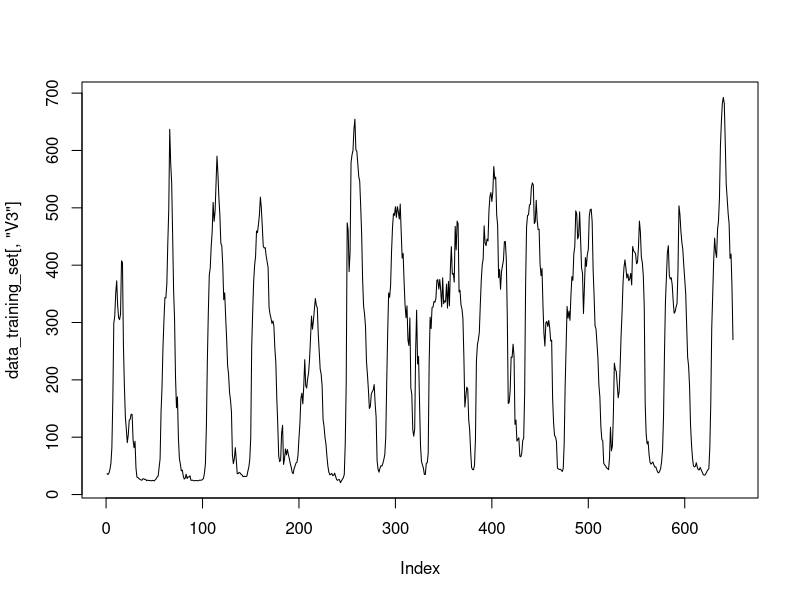
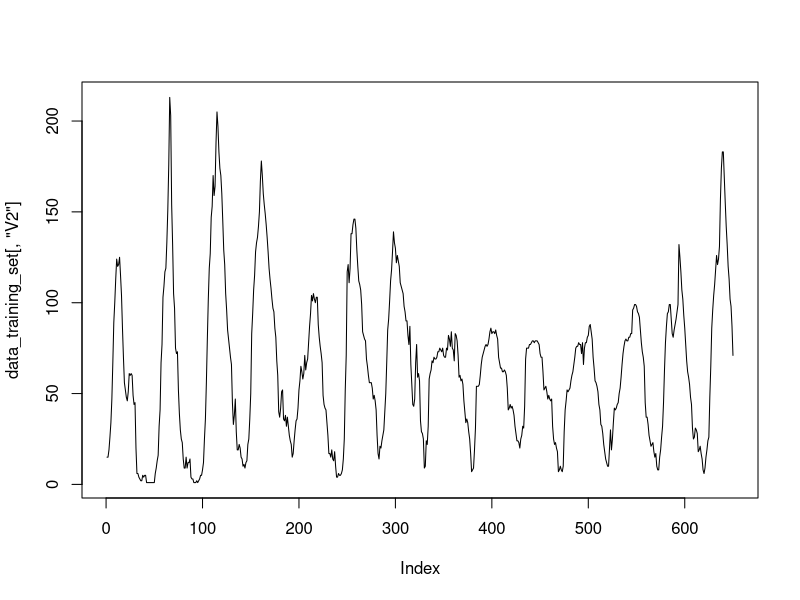
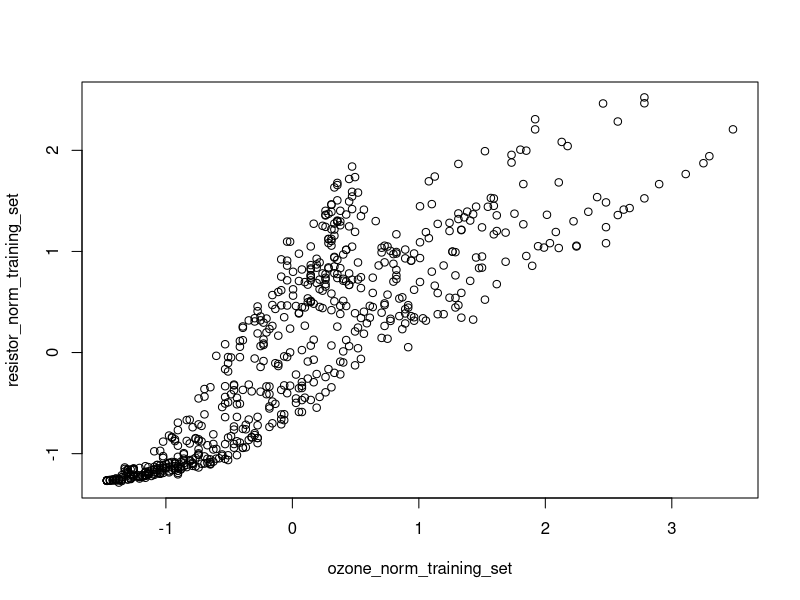
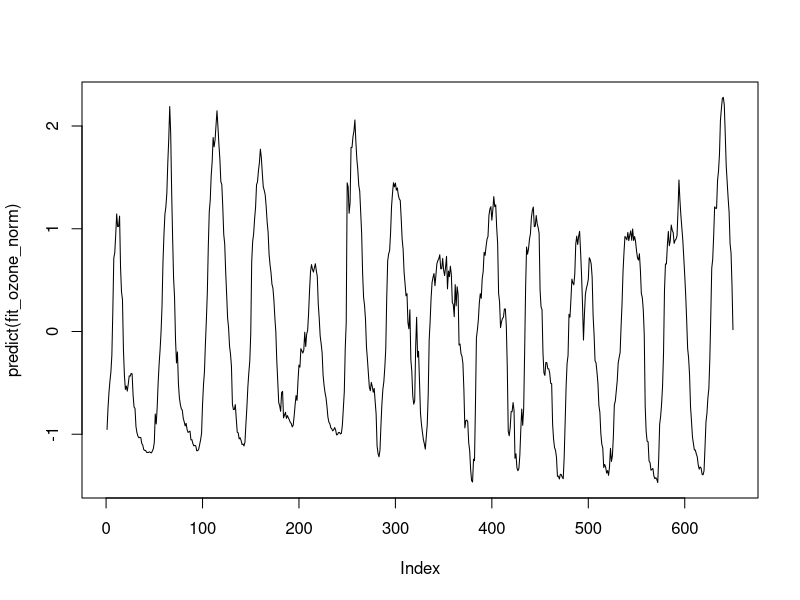
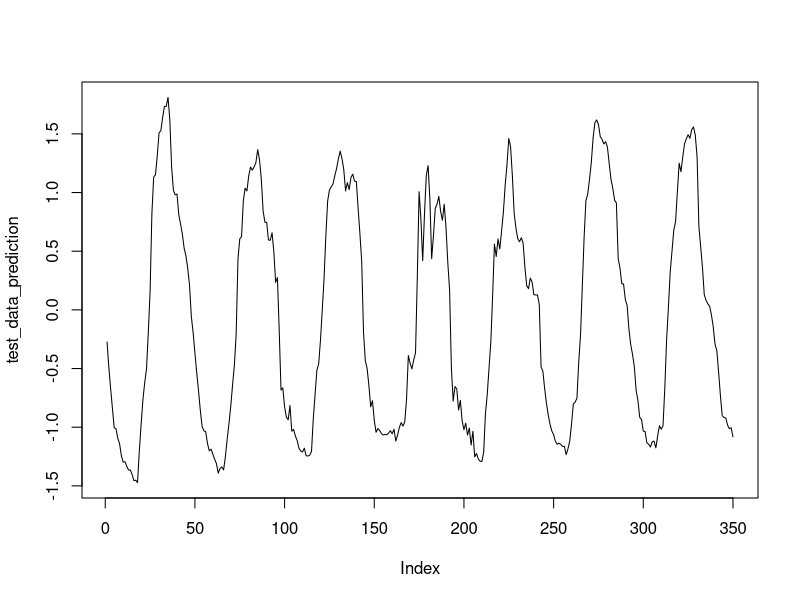

Source code (R) for these figures, in order:
## ---- chunk 1
knitr::opts_chunk$set(echo = TRUE)
## ---- chunk 2

training_set <- read.csv("datos_MGTN.csv", nrows=650, header=FALSE)

test_set <- read.csv("datos_MGTN.csv", skip=650, header=FALSE)

## ---- chunk 3

data_training_set <-data.frame(training_set)

mean_temperature_training <- mean(data_training_set[,"V4"])

## ---- chunk 4

sd_temperature_training <- sd(data_training_set[,"V4"])

## ---- chunk 5
n = 650

# Repeat the process for ozone, resistor data and relative humidity.

mean_ozone_training <- mean(data_training_set[,"V2"])
sd_ozone_training <- sd(data_training_set[,"V2"])

mean_resistor_training <- mean(data_training_set[,"V3"])
sd_resistor_training <- sd(data_training_set[,"V3"])

mean_humidity_training <- mean(data_training_set[,"V5"])
sd_humidity_training <- sd(data_training_set[,"V5"])

temp_norm_training_set <- array(dim=n)
ozone_norm_training_set <- array(dim=n)
resistor_norm_training_set <- array(dim=n)
humidity_norm_training_set <- array(dim=n)

# Subtract the mean and devide by the standard deviation.
for (i in 1:650) {
    temp_norm_training_set[i] <- (data_training_set[,"V4"][i] - mean_temperature_training) / sd_temperature_training
    
    ozone_norm_training_set[i] <- (data_training_set[,"V2"][i] - mean_ozone_training) / sd_ozone_training
    
    resistor_norm_training_set[i] <- (data_training_set[,"V3"][i] - mean_resistor_training) / sd_resistor_training
    
    humidity_norm_training_set[i] <- (data_training_set[,"V5"][i] - mean_humidity_training) / sd_humidity_training
    
}

data_test_set <-data.frame(test_set)

temp_norm_test_set <- array(dim=350)
ozone_norm_test_set <- array(dim=350)
resistor_norm_test_set <- array(dim=350)
humidity_norm_test_set <- array(dim=350)

for (i in 1:350) {
        temp_norm_test_set[i] <- (data_test_set[,"V4"][i] - mean_temperature_training) / sd_temperature_training
    
    ozone_norm_test_set[i] <- (data_test_set[,"V2"][i] - mean_ozone_training) / sd_ozone_training
    
    resistor_norm_test_set[i] <- (data_test_set[,"V3"][i] - mean_resistor_training) / sd_resistor_training
    
    humidity_norm_test_set[i] <- (data_test_set[,"V5"][i] - mean_humidity_training) / sd_humidity_training
}


## ---- chunk 6

plot(data_training_set[,"V3"], type="l")

plot(data_training_set[,"V2"], type="l")

## ---- chunk 7

plot(ozone_norm_training_set, resistor_norm_training_set)


## ---- chunk 8

fit_ozone_norm <- lm(ozone_norm_training_set ~ temp_norm_training_set + resistor_norm_training_set + humidity_norm_training_set)
summary(fit_ozone_norm)

ozone_predicted <- predict(fit_ozone_norm)
RMSE = 0
for (i in 1:650) {
    RMSE = RMSE + (ozone_predicted[i]*sd_ozone_training+mean_ozone_training - data_training_set[,"V2"][i])**2
}

RMSE = sqrt(1/650 * RMSE)
print(RMSE)

#predict(fit_ozone_norm)
plot(predict(fit_ozone_norm), type="l")

## ---- chunk 9

myData <- data.frame(c(temp_norm_test_set), c(resistor_norm_test_set), c(humidity_norm_test_set))
colnames(myData) <- c("temp_norm_training_set", "resistor_norm_training_set", "humidity_norm_training_set")

test_data_prediction <- predict(fit_ozone_norm, newdata=myData)
plot(test_data_prediction, type="l")

RMSE = 0
for (i in 1:350) {
    RMSE = RMSE + (test_data_prediction[i]*sd_ozone_training+mean_ozone_training - data_test_set[,"V2"][i])**2
}

RMSE = sqrt(1/350 * RMSE)
print(RMSE)

## ---- chunk 10


beta1 = 0.43
beta2 = 0.67
beta3 = 0.05

test <- array(dim=350)

for (i in 1:350) {
    test[i] <- beta1 * temp_norm_test_set[i] + beta2 * resistor_norm_test_set[i] + beta3 * humidity_norm_test_set[i]
}

RMSE = 0
for (i in 1:350) {
    RMSE = RMSE + (test[i]*sd_ozone_training+mean_ozone_training - data_test_set[,"V2"][i])**2
}

RMSE = sqrt(1/350 * RMSE)
print(RMSE)

